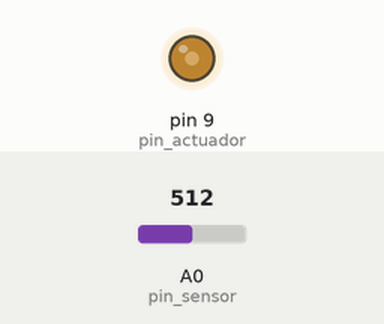
A sketch run on a simulated Arduino Uno, built with avr-gcc and run on an emulated ATmega328P. Parts: output pins drawn as LEDs (lit = HIGH). The inputs (shaded band) are chosen by the test bench; at power-on: A0 (pin_sensor) = 512. What the sketch prints to the serial monitor is not drawn.

Above: at 1.2 s.
1.3 s: A0 (pin_sensor) set to 306
4.3 s: A0 (pin_sensor) set to 122
At 5.89 s:
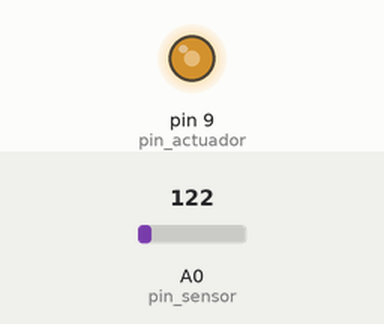
At 16.1 s:
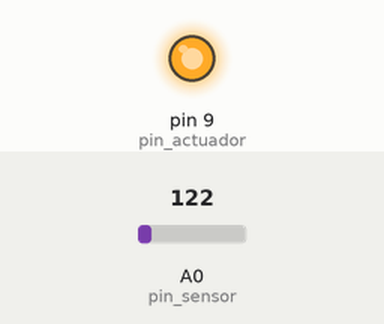
Timing chart, 0 to 16.3 s (numbered marks = the images above; inputs shaded):
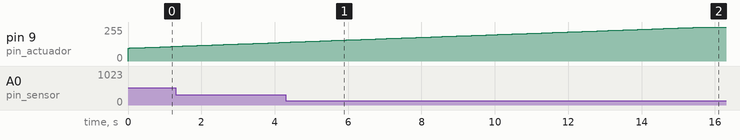

The sketch:

Pregunta3.ino
```cpp
// ============================================================
// IMPLEMENTACIÓN DE CONTROLADOR PID SIN delay()
//  Basado en Tiempo (No bloqueante)
// ============================================================

#include <Arduino.h>

// Parámetros del PID
float Kp = 1.0;      // Ganancia proporcional
float Ki = 0.1;      // Ganancia integral
float Kd = 0.01;     // Ganancia derivativa

// Variables del PID
float error_prev = 0;
float integral = 0;
float setpoint = 100.0;  // Valor deseado

// Control de tiempo sin bloques
unsigned long tiempo_actual = 0;
unsigned long tiempo_prev = 0;
const unsigned long periodo_muestreo = 2;  // 2 ms para 500 Hz

// Pines
const int pin_sensor = A0;    // Entrada analógica
const int pin_actuador = 9;   // PWM

void setup() {
  Serial.begin(115200);
  pinMode(pin_sensor, INPUT);
  pinMode(pin_actuador, OUTPUT);

  tiempo_prev = millis();
}

void loop() {
  tiempo_actual = millis();

  // Verificar si es tiempo de ejecutar el PID
  if (tiempo_actual - tiempo_prev >= periodo_muestreo) {

    // PASO 1: Lectura del sensor (no bloqueante)
    float valor_sensor = analogRead(pin_sensor) * 5.0 / 1023.0;

    // PASO 2: Cálculo del error
    float error = setpoint - valor_sensor;

    // PASO 3: Término Proporcional
    float P = Kp * error;

    // PASO 4: Término Integral (con anti-windup)
    float dt = (tiempo_actual - tiempo_prev) / 1000.0;  // en segundos
    integral += Ki * error * dt;
    integral = constrain(integral, -255, 255);  // Limitar integral

    // PASO 5: Término Derivativo
    float D = Kd * (error - error_prev) / dt;

    // PASO 6: Salida PID
    float u = P + integral + D;
    u = constrain(u, 0, 255);  // Limitar a rango PWM

    // PASO 7: Escritura del actuador
    analogWrite(pin_actuador, (int)u);

    // PASO 8: Actualizar variables para próxima iteración
    error_prev = error;
    tiempo_prev = tiempo_actual;

    // PASO 9: Datos para depuración
    Serial.print(valor_sensor);
    Serial.print(",");
    Serial.print(u);
    Serial.print(",");
    Serial.println(error);
  }

  // Otras tareas pueden ejecutarse aquí sin bloques
  // Esta es la ventaja sobre delay()
}
```
